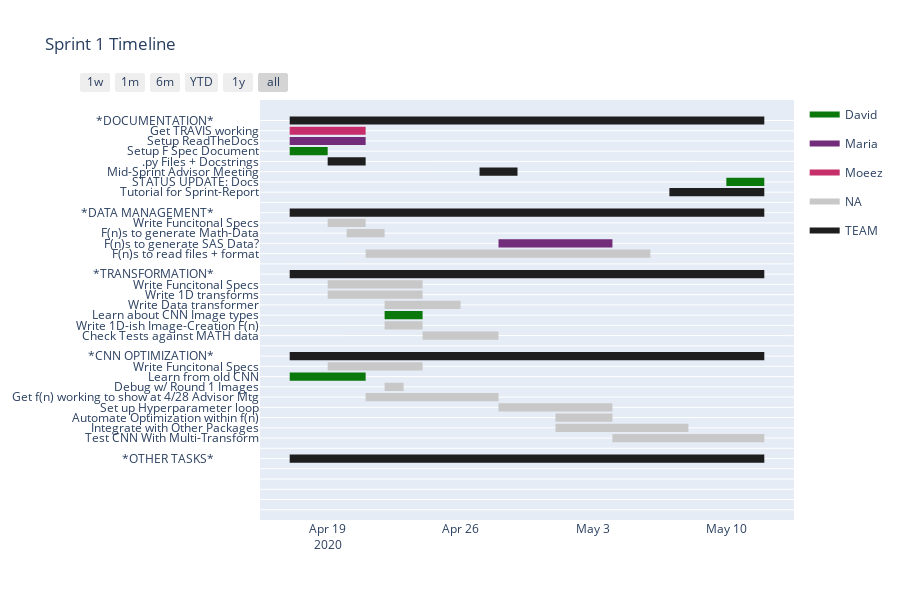

Notebook code for this chart:
### Markdown cell above
### SPRINT 1: April 17th $\Rightarrow$ April 28th
The final project will follow our team's Vision statement, with the possibility of any Stretch-goals or any changes we make along the way to the scope based on what we learn as we go. 

##### Documentation: 
 * Setup Travis.CI in github repo and have it Passing (at some point)
 * Setup ReadTheDocs in repo
 * Finish [Functional](https://en.wikipedia.org/wiki/Functional_specification) and Component Specifications 
<span style="color: green;">(w/ Optional Diagrams)</span>
 * Set up all expected .py files with all functions in the Functional Spec (they can be empty, but add Docstrings whenever possible to explain them!)
 * Document DATA-FLOW strategy to show which packages are intended to wrap/use the others, and set them up to import eachother as needed
##### Data Supported:
 * Can interperet folder-structure as classifier names (ignore parsing filenames for now)
 * Starting with 2-column CSV files with only "Row 0" column headings.
    * Use Functions to generate that data for simple arethmatic f(n)s - ie model distinguishing between line and sin()
 * Can import data from whatever source we are generating "Small Angle Scatter" data (TBD)
 * Test both of these formats to ensure that they work
##### Transformations on Data:
 * Program the listed 1-D functions
 * write f(n)s to perform each of these and hand off to image processing
##### Transformation into Images:
 * Can prepare images in the format that the CNN expects them *(I'm not sure what fn to put in charge)*
##### Setup and Execution of CNN
 * CNN setup as built on infrastructure from last term
 * List of Hyperparameters and some ability to cycle through and optimize
 * Ability for user to "control" the duration of the optimization (of course, with performance tradeoffs)
##### Result Format / Interface
 * Function for saving the model (optional, or "If Better Than ##%")
 * Report for run, list of model IDs, transformations, and hyperparameters used (maybe save as csv)
##### Expected Performance Goals
 * Main goal is to have something that runs without taking too long (focus on speed and code here, complexity is only going to get harder!)
 * If we understand "Why" we have the performance we do, that's all the better! I would hope that a simple Linear vs Sin() classifier should be able to acheive high accuracy though! 
##### "Smart" Logic and Meta-Learning
 * Come up with ideas that we might In-Scope if we have time!

### Code cell
"""
SPRINT #1 PLAN for H.A.R.D.y Project

"""
# Each of these should be one "topic" 
admin_tasks = [
      dict(Task='*DOCUMENTATION*               ' , Start='2020-04-17', Finish='2020-05-12', Owner="TEAM"),
      dict(Task='Get TRAVIS working', Start='2020-04-17', Finish='2020-04-21', Owner="Moeez"),
      dict(Task='Setup ReadTheDocs', Start='2020-04-17', Finish='2020-04-21', Owner="Maria"),
      dict(Task='Setup F Spec Document', Start='2020-04-17', Finish='2020-04-19', Owner="David"),
      dict(Task='.py Files + Docstrings', Start='2020-04-19', Finish='2020-04-21', Owner="TEAM"),
      dict(Task='Mid-Sprint Advisor Meeting', Start='2020-04-27', Finish='2020-04-29', Owner="TEAM"),
      dict(Task='STATUS UPDATE: Docs', Start='2020-05-10', Finish='2020-05-12', Owner="David"),
      dict(Task='Tutorial for Sprint-Report', Start='2020-05-07', Finish='2020-05-12', Owner="TEAM"),
      dict(Task=' ', Start='2020-05-12', Finish='2020-05-12', Owner="NA")
      ]
data_tasks = [
      dict(Task='*DATA MANAGEMENT*               ', Start='2020-04-17', Finish='2020-05-12', Owner="TEAM"),
      dict(Task='Write Funcitonal Specs' , Start='2020-04-19', Finish='2020-04-21', Owner="NA"),
      dict(Task='F(n)s to generate Math-Data' , Start='2020-04-20', Finish='2020-04-22', Owner="NA"),
      dict(Task='F(n)s to generate SAS Data?' , Start='2020-04-28', Finish='2020-05-04', Owner="Maria"),
      dict(Task='F(n)s to read files + format' , Start='2020-04-21', Finish='2020-05-06', Owner="NA"),
      dict(Task=' ', Start='2020-05-12', Finish='2020-05-12', Owner="NA")
      ]
transform_tasks = [
      dict(Task='*TRANSFORMATION*               ' , Start='2020-04-17', Finish='2020-05-12', Owner="TEAM"),
      dict(Task='Write Funcitonal Specs' , Start='2020-04-19', Finish='2020-04-24', Owner="NA"),
      dict(Task='Write 1D transforms', Start='2020-04-19', Finish='2020-04-24', Owner="NA"),
      dict(Task='Write Data transformer', Start='2020-04-22', Finish='2020-04-26', Owner="NA"),
      dict(Task='Learn about CNN Image types', Start='2020-04-22', Finish='2020-04-24', Owner="David"),
      dict(Task='Write 1D-ish Image-Creation F(n)' , Start='2020-04-22', Finish='2020-04-24', Owner="NA"),
      dict(Task='Check Tests against MATH data' , Start='2020-04-24', Finish='2020-04-28', Owner="NA"),
      dict(Task=' ', Start='2020-05-12', Finish='2020-05-12', Owner="NA")
      ]
CNN_tasks = [
      dict(Task='*CNN OPTIMIZATION*               ', Start='2020-04-17', Finish='2020-05-12', Owner="TEAM"),
      dict(Task='Write Funcitonal Specs' , Start='2020-04-19', Finish='2020-04-24', Owner="NA"),
      dict(Task='Learn from old CNN', Start='2020-04-17', Finish='2020-04-21', Owner="David"),
      dict(Task='Debug w/ Round 1 Images', Start='2020-04-22', Finish='2020-04-23', Owner="NA"),
      dict(Task='Get f(n) working to show at 4/28 Advisor Mtg' , Start='2020-04-21', Finish='2020-04-28', Owner="NA"),
      dict(Task='Set up Hyperparameter loop' , Start='2020-04-28', Finish='2020-05-04', Owner="NA"),
      dict(Task='Automate Optimization within f(n)' , Start='2020-05-01', Finish='2020-05-04', Owner="NA"),
      dict(Task='Integrate with Other Packages' , Start='2020-05-01', Finish='2020-05-08', Owner="NA"),
      dict(Task='Test CNN With Multi-Transform' , Start='2020-05-04', Finish='2020-05-12', Owner="NA"),
      dict(Task=' ', Start='2020-05-12', Finish='2020-05-12', Owner="NA")
      ]
misc_tasks = [
      dict(Task='*OTHER TASKS*               '   , Start='2020-04-17', Finish='2020-05-12', Owner="TEAM"),
      dict(Task=' '              , Start='2020-0 -  ', Finish='2020-0 -  ', Owner="NA"),
      dict(Task=' '              , Start='2020-0 -  ', Finish='2020-0 -  ', Owner="NA"),
      dict(Task=' '              , Start='2020-0 -  ', Finish='2020-0 -  ', Owner="NA"),
      dict(Task=' '              , Start='2020-0 -  ', Finish='2020-0 -  ', Owner="NA"),
      dict(Task=' ', Start='2020-05-12', Finish='2020-05-12', Owner="NA")
      ]

sprint1 =   admin_tasks + data_tasks + transform_tasks + CNN_tasks + misc_tasks 
sprint1.reverse()  # I prefer to index based on a Waterfall-style chart

sprint1_fig = ff.create_gantt(sprint1, colors=team_colors, index_col='Owner', bar_width=0.4, 
                              show_colorbar=True, title="Sprint 1 Timeline", showgrid_y=True)
sprint1_fig.show()

### Figure 1 — Plotly figure (JSON) as saved in the notebook; plotly's stock layout.template omitted (floating-point values rounded to 4 significant figures)
{"data": [{"fill": "toself", "fillcolor": "rgb(10, 120, 10)", "hoverinfo": "name", "legendgroup": "rgb(10, 120, 10)", "mode": "none", "name": "David", "type": "scatter", "x": ["2020-04-17", "2020-04-21", "2020-04-21", "2020-04-17", "2020-04-17", "2020-04-22", "2020-04-24", "2020-04-24", "2020-04-22", "2020-04-22", "2020-05-10", "2020-05-12", "2020-05-12", "2020-05-10", "2020-05-10", "2020-04-17", "2020-04-19", "2020-04-19", "2020-04-17"], "y": [12.6, 12.6, 13.4, 13.4, null, 18.6, 18.6, 19.4, 19.4, null, 31.6, 31.6, 32.4, 32.4, null, 34.6, 34.6, 35.4, 35.4]}, {"fill": "toself", "fillcolor": "rgb(114, 44, 121)", "hoverinfo": "name", "legendgroup": "rgb(114, 44, 121)", "mode": "none", "name": "Maria", "type": "scatter", "x": ["2020-04-28", "2020-05-04", "2020-05-04", "2020-04-28", "2020-04-28", "2020-04-17", "2020-04-21", "2020-04-21", "2020-04-17"], "y": [25.6, 25.6, 26.4, 26.4, null, 35.6, 35.6, 36.4, 36.4]}, {"fill": "toself", "fillcolor": "rgb(198, 47, 105)", "hoverinfo": "name", "legendgroup": "rgb(198, 47, 105)", "mode": "none", "name": "Moeez", "type": "scatter", "x": ["2020-04-17", "2020-04-21", "2020-04-21", "2020-04-17"], "y": [36.6, 36.6, 37.4, 37.4]}, {"fill": "toself", "fillcolor": "rgb(200, 200, 200)", "hoverinfo": "name", "legendgroup": "rgb(200, 200, 200)", "mode": "none", "name": "NA", "type": "scatter", "x": ["2020-05-12", "2020-05-12", "2020-05-12", "2020-05-12", "2020-05-12", "2020-0 -  ", "2020-0 -  ", "2020-0 -  ", "2020-0 -  ", "2020-0 -  ", "2020-0 -  ", "2020-0 -  ", "2020-0 -  ", "2020-0 -  ", "2020-0 -  ", "2020-0 -  ", "2020-0 -  ", "2020-0 -  ", "2020-0 -  ", "2020-0 -  ", "2020-0 -  ", "2020-0 -  ", "2020-0 -  ", "2020-0 -  ", "2020-0 -  ", "2020-05-12", "2020-05-12", "2020-05-12", "2020-05-12", "2020-05-12", "2020-05-04", "2020-05-12", "2020-05-12", "2020-05-04", "2020-05-04", "2020-05-01", "2020-05-08", "2020-05-08", "2020-05-01", "2020-05-01", "2020-05-01", "2020-05-04", "2020-05-04", "2020-05-01", "2020-05-01", "2020-04-28", "2020-05-04", "2020-05-04", "2020-04-28", "2020-04-28", "2020-04-21", "2020-04-28", "2020-04-28", "2020-04-21", "2020-04-21", "2020-04-22", "2020-04-23", "2020-04-23", "2020-04-22", "2020-04-22", "2020-04-19", "2020-04-24", "2020-04-24", "2020-04-19", "2020-04-19", "2020-05-12", "2020-05-12", "2020-05-12", "2020-05-12", "2020-05-12", "2020-04-24", "2020-04-28", "2020-04-28", "2020-04-24", "2020-04-24", "2020-04-22", "2020-04-24", "2020-04-24", "2020-04-22", "2020-04-22", "2020-04-22", "2020-04-26", "2020-04-26", "2020-04-22", "2020-04-22", "2020-04-19", "2020-04-24", "2020-04-24", "2020-04-19", "2020-04-19", "2020-04-19", "2020-04-24", "2020-04-24", "2020-04-19", "2020-04-19", "2020-05-12", "2020-05-12", "2020-05-12", "2020-05-12", "2020-05-12", "2020-04-21", "2020-05-06", "2020-05-06", "2020-04-21", "2020-04-21", "2020-04-20", "2020-04-22", "2020-04-22", "2020-04-20", "2020-04-20", "2020-04-19", "2020-04-21", "2020-04-21", "2020-04-19", "2020-04-19", "2020-05-12", "2020-05-12", "2020-05-12", "2020-05-12"], "y": [-0.4, -0.4, 0.4, 0.4, null, 0.6, 0.6, 1.4, 1.4, null, 1.6, 1.6, 2.4, 2.4, null, 2.6, 2.6, 3.4, 3.4, null, 3.6, 3.6, 4.4, 4.4, null, 5.6, 5.6, 6.4, 6.4, null, 6.6, 6.6, 7.4, 7.4, null, 7.6, 7.6, 8.4, 8.4, null, 8.6, 8.6, 9.4, 9.4, null, 9.6, 9.6, 10.4, 10.4, null, 10.6, 10.6, 11.4, 11.4, null, 11.6, 11.6, 12.4, 12.4, null, 13.6, 13.6, 14.4, 14.4, null, 15.6, 15.6, 16.4, 16.4, null, 16.6, 16.6, 17.4, 17.4, null, 17.6, 17.6, 18.4, 18.4, null, 19.6, 19.6, 20.4, 20.4, null, 20.6, 20.6, 21.4, 21.4, null, 21.6, 21.6, 22.4, 22.4, null, 23.6, 23.6, 24.4, 24.4, null, 24.6, 24.6, 25.4, 25.4, null, 26.6, 26.6, 27.4, 27.4, null, 27.6, 27.6, 28.4, 28.4, null, 29.6, 29.6, 30.4, 30.4]}, {"fill": "toself", "fillcolor": "rgb(30, 30, 30)", "hoverinfo": "name", "legendgroup": "rgb(30, 30, 30)", "mode": "none", "name": "TEAM", "type": "scatter", "x": ["2020-04-17", "2020-05-12", "2020-05-12", "2020-04-17", "2020-04-17", "2020-04-17", "2020-05-12", "2020-05-12", "2020-04-17", "2020-04-17", "2020-04-17", "2020-05-12", "2020-05-12", "2020-04-17", "2020-04-17", "2020-04-17", "2020-05-12", "2020-05-12", "2020-04-17", "2020-04-17", "2020-05-07", "2020-05-12", "2020-05-12", "2020-05-07", "2020-05-07", "2020-04-27", "2020-04-29", "2020-04-29", "2020-04-27", "2020-04-27", "2020-04-19", "2020-04-21", "2020-04-21", "2020-04-19", "2020-04-19", "2020-04-17", "2020-05-12", "2020-05-12", "2020-04-17"], "y": [4.6, 4.6, 5.4, 5.4, null, 14.6, 14.6, 15.4, 15.4, null, 22.6, 22.6, 23.4, 23.4, null, 28.6, 28.6, 29.4, 29.4, null, 30.6, 30.6, 31.4, 31.4, null, 32.6, 32.6, 33.4, 33.4, null, 33.6, 33.6, 34.4, 34.4, null, 37.6, 37.6, 38.4, 38.4]}, {"legendgroup": "rgb(10, 120, 10)", "marker": {"color": "rgb(10, 120, 10)", "opacity": 0, "size": 1}, "mode": "markers", "name": "", "showlegend": false, "text": [null, null, null, null, null, null, null, null], "type": "scatter", "x": ["2020-04-17", "2020-04-21", "2020-04-22", "2020-04-24", "2020-05-10", "2020-05-12", "2020-04-17", "2020-04-19"], "y": [13, 13, 19, 19, 32, 32, 35, 35]}, {"legendgroup": "rgb(114, 44, 121)", "marker": {"color": "rgb(114, 44, 121)", "opacity": 0, "size": 1}, "mode": "markers", "name": "", "showlegend": false, "text": [null, null, null, null], "type": "scatter", "x": ["2020-04-28", "2020-05-04", "2020-04-17", "2020-04-21"], "y": [26, 26, 36, 36]}, {"legendgroup": "rgb(198, 47, 105)", "marker": {"color": "rgb(198, 47, 105)", "opacity": 0, "size": 1}, "mode": "markers", "name": "", "showlegend": false, "text": [null, null], "type": "scatter", "x": ["2020-04-17", "2020-04-21"], "y": [37, 37]}, {"legendgroup": "rgb(200, 200, 200)", "marker": {"color": "rgb(200, 200, 200)", "opacity": 0, "size": 1}, "mode": "markers", "name": "", "showlegend": false, "text": [null, null, null, null, null, null, null, null, null, null, null, null, null, null, null, null, null, null, null, null, null, null, null, null, null, null, null, null, null, null, null, null, null, null, null, null, null, null, null, null, null, null, null, null, null, null, null, null], "type": "scatter", "x": ["2020-05-12", "2020-05-12", "2020-0 -  ", "2020-0 -  ", "2020-0 -  ", "2020-0 -  ", "2020-0 -  ", "2020-0 -  ", "2020-0 -  ", "2020-0 -  ", "2020-05-12", "2020-05-12", "2020-05-04", "2020-05-12", "2020-05-01", "2020-05-08", "2020-05-01", "2020-05-04", "2020-04-28", "2020-05-04", "2020-04-21", "2020-04-28", "2020-04-22", "2020-04-23", "2020-04-19", "2020-04-24", "2020-05-12", "2020-05-12", "2020-04-24", "2020-04-28", "2020-04-22", "2020-04-24", "2020-04-22", "2020-04-26", "2020-04-19", "2020-04-24", "2020-04-19", "2020-04-24", "2020-05-12", "2020-05-12", "2020-04-21", "2020-05-06", "2020-04-20", "2020-04-22", "2020-04-19", "2020-04-21", "2020-05-12", "2020-05-12"], "y": [0, 0, 1, 1, 2, 2, 3, 3, 4, 4, 6, 6, 7, 7, 8, 8, 9, 9, 10, 10, 11, 11, 12, 12, 14, 14, 16, 16, 17, 17, 18, 18, 20, 20, 21, 21, 22, 22, 24, 24, 25, 25, 27, 27, 28, 28, 30, 30]}, {"legendgroup": "rgb(30, 30, 30)", "marker": {"color": "rgb(30, 30, 30)", "opacity": 0, "size": 1}, "mode": "markers", "name": "", "showlegend": false, "text": [null, null, null, null, null, null, null, null, null, null, null, null, null, null, null, null], "type": "scatter", "x": ["2020-04-17", "2020-05-12", "2020-04-17", "2020-05-12", "2020-04-17", "2020-05-12", "2020-04-17", "2020-05-12", "2020-05-07", "2020-05-12", "2020-04-27", "2020-04-29", "2020-04-19", "2020-04-21", "2020-04-17", "2020-05-12"], "y": [5, 5, 15, 15, 23, 23, 29, 29, 31, 31, 33, 33, 34, 34, 38, 38]}], "layout": {"height": 600, "hovermode": "closest", "showlegend": true, "title": {"text": "Sprint 1 Timeline"}, "xaxis": {"rangeselector": {"buttons": [{"count": 7, "label": "1w", "step": "day", "stepmode": "backward"}, {"count": 1, "label": "1m", "step": "month", "stepmode": "backward"}, {"count": 6, "label": "6m", "step": "month", "stepmode": "backward"}, {"count": 1, "label": "YTD", "step": "year", "stepmode": "todate"}, {"count": 1, "label": "1y", "step": "year", "stepmode": "backward"}, {"step": "all"}]}, "showgrid": false, "type": "date", "zeroline": false}, "yaxis": {"autorange": false, "range": [-1, 40], "showgrid": true, "ticktext": [" ", " ", " ", " ", " ", "*OTHER TASKS*               ", " ", "Test CNN With Multi-Transform", "Integrate with Other Packages", "Automate Optimization within f(n)", "Set up Hyperparameter loop", "Get f(n) working to show at 4/28 Advisor Mtg", "Debug w/ Round 1 Images", "Learn from old CNN", "Write Funcitonal Specs", "*CNN OPTIMIZATION*               ", " ", "Check Tests against MATH data", "Write 1D-ish Image-Creation F(n)", "Learn about CNN Image types", "Write Data transformer", "Write 1D transforms", "Write Funcitonal Specs", "*TRANSFORMATION*               ", " ", "F(n)s to read files + format", "F(n)s to generate SAS Data?", "F(n)s to generate Math-Data", "Write Funcitonal Specs", "*DATA MANAGEMENT*               ", " ", "Tutorial for Sprint-Report", "STATUS UPDATE: Docs", "Mid-Sprint Advisor Meeting", ".py Files + Docstrings", "Setup F Spec Document", "Setup ReadTheDocs", "Get TRAVIS working", "*DOCUMENTATION*               "], "tickvals": [0, 1, 2, 3, 4, 5, 6, 7, 8, 9, 10, 11, 12, 13, 14, 15, 16, 17, 18, 19, 20, 21, 22, 23, 24, 25, 26, 27, 28, 29, 30, 31, 32, 33, 34, 35, 36, 37, 38], "zeroline": false}}}
